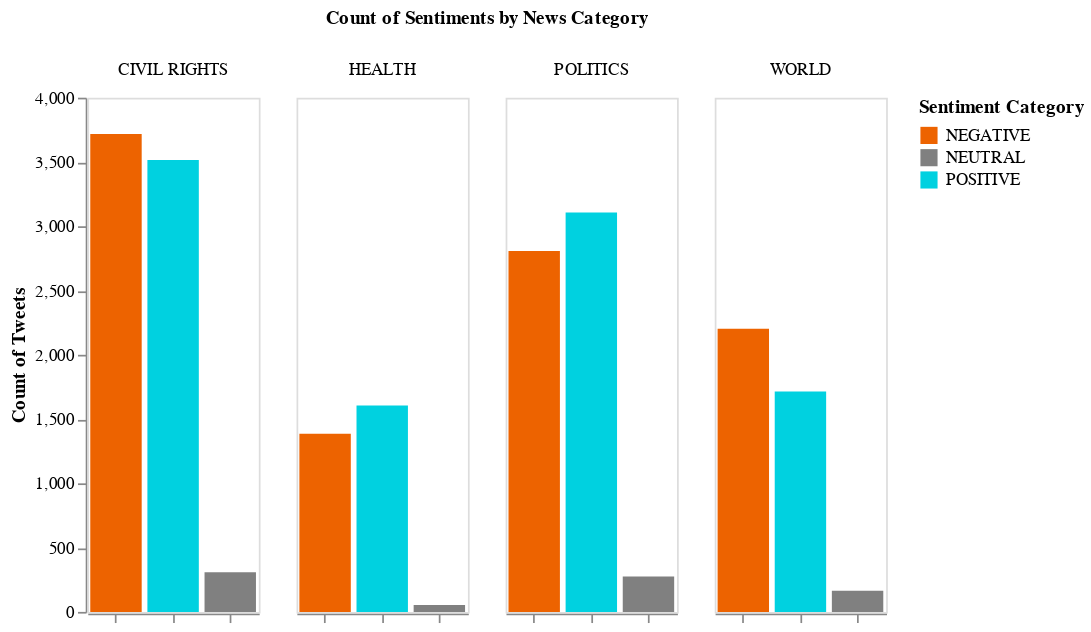

The notebook cell this image was saved under:
### Code cell
source = cat

alt.Chart(source).mark_bar().encode(
    x=alt.X('SENTIMENT_CATEGORY:N',title='',sort='-y',axis=alt.Axis(labels=False)),
    y=alt.Y('sum(TWEET_COUNT):Q', title='Count of Tweets'),
    color=alt.Color('SENTIMENT_CATEGORY:N', scale=alt.Scale(range=['#ed6300','#808080','#00d1e0']), legend= alt.Legend(title='Sentiment Category')),
    column=alt.Column('CATEGORY_NAME:O', title='Count of Sentiments by News Category')
).properties(
width = 100,
height = 300).configure_axis(
    grid=False    
)

### Figure 1 — Vega-Lite specification as saved in the notebook (floating-point values rounded to 4 significant figures)
{"config": {"view": {"continuousWidth": 400, "continuousHeight": 300}, "axis": {"grid": false}}, "data": {"name": "data-1eae53772993a704579a4e05d6afa2f7"}, "mark": "bar", "encoding": {"color": {"type": "nominal", "field": "SENTIMENT_CATEGORY", "legend": {"title": "Sentiment Category"}, "scale": {"range": ["#ed6300", "#808080", "#00d1e0"]}}, "column": {"type": "ordinal", "field": "CATEGORY_NAME", "title": "Count of Sentiments by News Category"}, "x": {"type": "nominal", "axis": {"labels": false}, "field": "SENTIMENT_CATEGORY", "sort": "-y", "title": ""}, "y": {"type": "quantitative", "aggregate": "sum", "field": "TWEET_COUNT", "title": "Count of Tweets"}}, "height": 300, "width": 100, "$schema": "https://vega.github.io/schema/vega-lite/v4.8.1.json", "datasets": {"data-1eae53772993a704579a4e05d6afa2f7": [{"TWEET_COUNT": 3718, "SENTIMENT_CATEGORY": "NEGATIVE", "CATEGORY_NAME": "CIVIL RIGHTS"}, {"TWEET_COUNT": 1386, "SENTIMENT_CATEGORY": "NEGATIVE", "CATEGORY_NAME": "HEALTH"}, {"TWEET_COUNT": 2807, "SENTIMENT_CATEGORY": "NEGATIVE", "CATEGORY_NAME": "POLITICS"}, {"TWEET_COUNT": 2203, "SENTIMENT_CATEGORY": "NEGATIVE", "CATEGORY_NAME": "WORLD"}, {"TWEET_COUNT": 308, "SENTIMENT_CATEGORY": "NEUTRAL", "CATEGORY_NAME": "CIVIL RIGHTS"}, {"TWEET_COUNT": 53, "SENTIMENT_CATEGORY": "NEUTRAL", "CATEGORY_NAME": "HEALTH"}, {"TWEET_COUNT": 275, "SENTIMENT_CATEGORY": "NEUTRAL", "CATEGORY_NAME": "POLITICS"}, {"TWEET_COUNT": 164, "SENTIMENT_CATEGORY": "NEUTRAL", "CATEGORY_NAME": "WORLD"}, {"TWEET_COUNT": 3515, "SENTIMENT_CATEGORY": "POSITIVE", "CATEGORY_NAME": "CIVIL RIGHTS"}, {"TWEET_COUNT": 1605, "SENTIMENT_CATEGORY": "POSITIVE", "CATEGORY_NAME": "HEALTH"}, {"TWEET_COUNT": 3106, "SENTIMENT_CATEGORY": "POSITIVE", "CATEGORY_NAME": "POLITICS"}, {"TWEET_COUNT": 1715, "SENTIMENT_CATEGORY": "POSITIVE", "CATEGORY_NAME": "WORLD"}]}}
